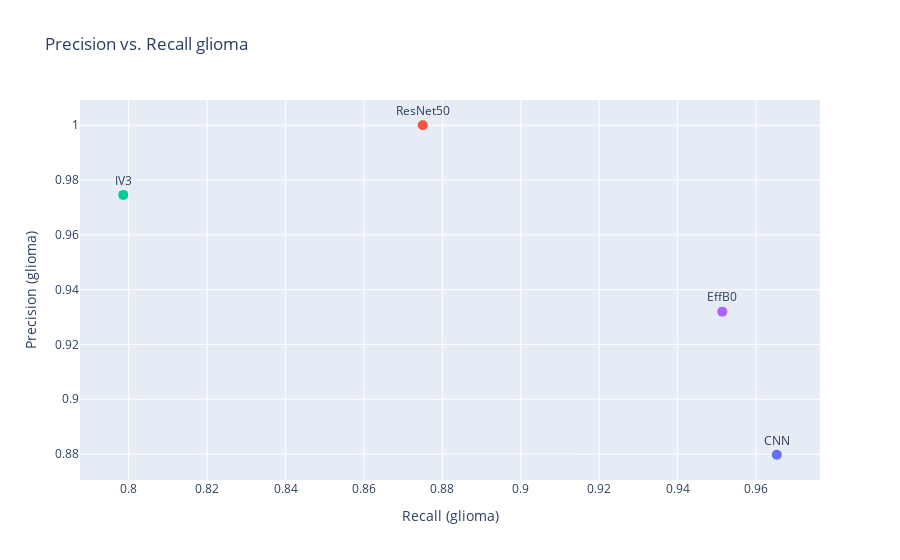
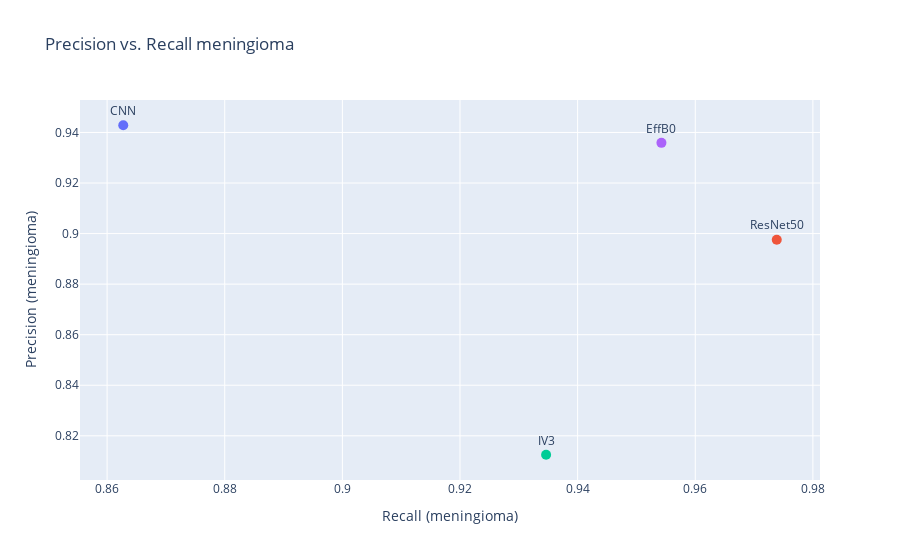
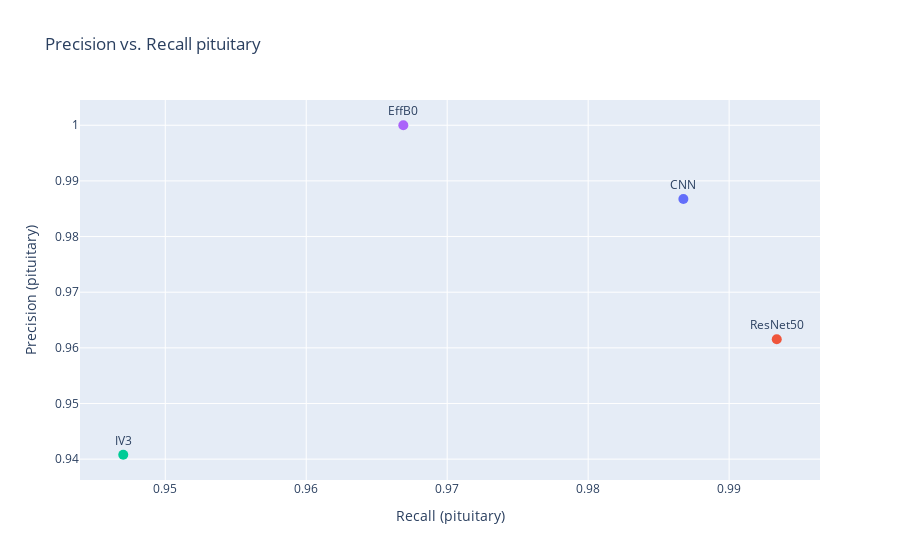

Notebook source saved alongside these figures, in order:
### Code cell
def create_scatter_plot(df, class_name):
    # Create a scatter plot using plotly express
    fig = px.scatter(df, x=f"recall ({class_name})", y=f"precision ({class_name})", color='Model Name', text='Model Name',
                     title=f"Precision vs. Recall {class_name}", labels={f"recall ({class_name})": f"Recall ({class_name})", f"precision ({class_name})": f"Precision ({class_name})"})

    # Add hover information, increase marker size, and move the text up
    fig.update_traces(
        mode='markers+text',
        marker=dict(size=10),  # Adjust the marker size
        textposition='top center',
        hoverinfo='text'
    )

    # Remove the legend
    fig.update_layout(showlegend=False)

    # Show the plot
    fig.show()
# Call the function for each class
class_names = ['glioma', 'meningioma', 'pituitary', 'notumor']
for class_name in class_names:
    create_scatter_plot(all_data_df, class_name)

### Figure 1 — Plotly figure (JSON) as saved in the notebook; plotly's stock layout.template omitted (floating-point values rounded to 4 significant figures)
{"data": [{"hoverinfo": "text", "hovertemplate": "Model Name=%{text}<br>Recall (glioma)=%{x}<br>Precision (glioma)=%{y}<extra></extra>", "legendgroup": "CNN", "marker": {"color": "#636efa", "size": 10, "symbol": "circle"}, "mode": "markers+text", "name": "CNN", "orientation": "v", "showlegend": true, "text": ["CNN"], "textposition": "top center", "type": "scatter", "x": [0.9653], "xaxis": "x", "y": [0.8797], "yaxis": "y"}, {"hoverinfo": "text", "hovertemplate": "Model Name=%{text}<br>Recall (glioma)=%{x}<br>Precision (glioma)=%{y}<extra></extra>", "legendgroup": "ResNet50", "marker": {"color": "#EF553B", "size": 10, "symbol": "circle"}, "mode": "markers+text", "name": "ResNet50", "orientation": "v", "showlegend": true, "text": ["ResNet50"], "textposition": "top center", "type": "scatter", "x": [0.875], "xaxis": "x", "y": [1], "yaxis": "y"}, {"hoverinfo": "text", "hovertemplate": "Model Name=%{text}<br>Recall (glioma)=%{x}<br>Precision (glioma)=%{y}<extra></extra>", "legendgroup": "IV3", "marker": {"color": "#00cc96", "size": 10, "symbol": "circle"}, "mode": "markers+text", "name": "IV3", "orientation": "v", "showlegend": true, "text": ["IV3"], "textposition": "top center", "type": "scatter", "x": [0.7986], "xaxis": "x", "y": [0.9746], "yaxis": "y"}, {"hoverinfo": "text", "hovertemplate": "Model Name=%{text}<br>Recall (glioma)=%{x}<br>Precision (glioma)=%{y}<extra></extra>", "legendgroup": "EffB0", "marker": {"color": "#ab63fa", "size": 10, "symbol": "circle"}, "mode": "markers+text", "name": "EffB0", "orientation": "v", "showlegend": true, "text": ["EffB0"], "textposition": "top center", "type": "scatter", "x": [0.9514], "xaxis": "x", "y": [0.932], "yaxis": "y"}], "layout": {"legend": {"title": {"text": "Model Name"}, "tracegroupgap": 0}, "showlegend": false, "title": {"text": "Precision vs. Recall glioma"}, "xaxis": {"anchor": "y", "domain": [0, 1], "title": {"text": "Recall (glioma)"}}, "yaxis": {"anchor": "x", "domain": [0, 1], "title": {"text": "Precision (glioma)"}}}}

### Figure 2 — Plotly figure (JSON) as saved in the notebook; plotly's stock layout.template omitted (floating-point values rounded to 4 significant figures)
{"data": [{"hoverinfo": "text", "hovertemplate": "Model Name=%{text}<br>Recall (meningioma)=%{x}<br>Precision (meningioma)=%{y}<extra></extra>", "legendgroup": "CNN", "marker": {"color": "#636efa", "size": 10, "symbol": "circle"}, "mode": "markers+text", "name": "CNN", "orientation": "v", "showlegend": true, "text": ["CNN"], "textposition": "top center", "type": "scatter", "x": [0.8627], "xaxis": "x", "y": [0.9429], "yaxis": "y"}, {"hoverinfo": "text", "hovertemplate": "Model Name=%{text}<br>Recall (meningioma)=%{x}<br>Precision (meningioma)=%{y}<extra></extra>", "legendgroup": "ResNet50", "marker": {"color": "#EF553B", "size": 10, "symbol": "circle"}, "mode": "markers+text", "name": "ResNet50", "orientation": "v", "showlegend": true, "text": ["ResNet50"], "textposition": "top center", "type": "scatter", "x": [0.9739], "xaxis": "x", "y": [0.8976], "yaxis": "y"}, {"hoverinfo": "text", "hovertemplate": "Model Name=%{text}<br>Recall (meningioma)=%{x}<br>Precision (meningioma)=%{y}<extra></extra>", "legendgroup": "IV3", "marker": {"color": "#00cc96", "size": 10, "symbol": "circle"}, "mode": "markers+text", "name": "IV3", "orientation": "v", "showlegend": true, "text": ["IV3"], "textposition": "top center", "type": "scatter", "x": [0.9346], "xaxis": "x", "y": [0.8125], "yaxis": "y"}, {"hoverinfo": "text", "hovertemplate": "Model Name=%{text}<br>Recall (meningioma)=%{x}<br>Precision (meningioma)=%{y}<extra></extra>", "legendgroup": "EffB0", "marker": {"color": "#ab63fa", "size": 10, "symbol": "circle"}, "mode": "markers+text", "name": "EffB0", "orientation": "v", "showlegend": true, "text": ["EffB0"], "textposition": "top center", "type": "scatter", "x": [0.9542], "xaxis": "x", "y": [0.9359], "yaxis": "y"}], "layout": {"legend": {"title": {"text": "Model Name"}, "tracegroupgap": 0}, "showlegend": false, "title": {"text": "Precision vs. Recall meningioma"}, "xaxis": {"anchor": "y", "domain": [0, 1], "title": {"text": "Recall (meningioma)"}}, "yaxis": {"anchor": "x", "domain": [0, 1], "title": {"text": "Precision (meningioma)"}}}}

### Figure 3 — Plotly figure (JSON) as saved in the notebook; plotly's stock layout.template omitted (floating-point values rounded to 4 significant figures)
{"data": [{"hoverinfo": "text", "hovertemplate": "Model Name=%{text}<br>Recall (pituitary)=%{x}<br>Precision (pituitary)=%{y}<extra></extra>", "legendgroup": "CNN", "marker": {"color": "#636efa", "size": 10, "symbol": "circle"}, "mode": "markers+text", "name": "CNN", "orientation": "v", "showlegend": true, "text": ["CNN"], "textposition": "top center", "type": "scatter", "x": [0.9868], "xaxis": "x", "y": [0.9868], "yaxis": "y"}, {"hoverinfo": "text", "hovertemplate": "Model Name=%{text}<br>Recall (pituitary)=%{x}<br>Precision (pituitary)=%{y}<extra></extra>", "legendgroup": "ResNet50", "marker": {"color": "#EF553B", "size": 10, "symbol": "circle"}, "mode": "markers+text", "name": "ResNet50", "orientation": "v", "showlegend": true, "text": ["ResNet50"], "textposition": "top center", "type": "scatter", "x": [0.9934], "xaxis": "x", "y": [0.9615], "yaxis": "y"}, {"hoverinfo": "text", "hovertemplate": "Model Name=%{text}<br>Recall (pituitary)=%{x}<br>Precision (pituitary)=%{y}<extra></extra>", "legendgroup": "IV3", "marker": {"color": "#00cc96", "size": 10, "symbol": "circle"}, "mode": "markers+text", "name": "IV3", "orientation": "v", "showlegend": true, "text": ["IV3"], "textposition": "top center", "type": "scatter", "x": [0.947], "xaxis": "x", "y": [0.9408], "yaxis": "y"}, {"hoverinfo": "text", "hovertemplate": "Model Name=%{text}<br>Recall (pituitary)=%{x}<br>Precision (pituitary)=%{y}<extra></extra>", "legendgroup": "EffB0", "marker": {"color": "#ab63fa", "size": 10, "symbol": "circle"}, "mode": "markers+text", "name": "EffB0", "orientation": "v", "showlegend": true, "text": ["EffB0"], "textposition": "top center", "type": "scatter", "x": [0.9669], "xaxis": "x", "y": [1], "yaxis": "y"}], "layout": {"legend": {"title": {"text": "Model Name"}, "tracegroupgap": 0}, "showlegend": false, "title": {"text": "Precision vs. Recall pituitary"}, "xaxis": {"anchor": "y", "domain": [0, 1], "title": {"text": "Recall (pituitary)"}}, "yaxis": {"anchor": "x", "domain": [0, 1], "title": {"text": "Precision (pituitary)"}}}}
